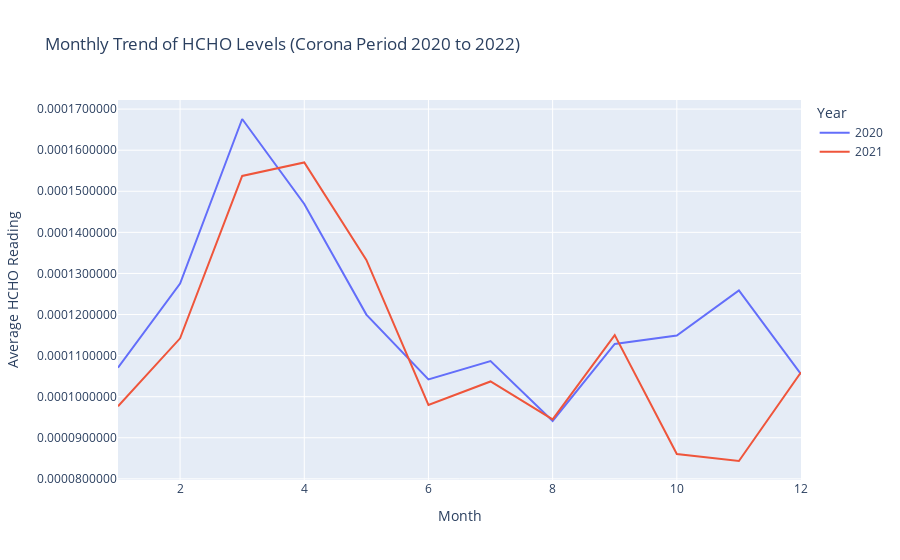

The notebook cell saved with this chart:
### Code cell
# Filter data for the years 2020 to 2022
filtered_data = df[df['Year'].isin([2020,2021])]

# Calculate the mean HCHO for each month and year
monthly_data = filtered_data.groupby(['Year', 'Month'])['HCHO'].mean().reset_index()

# Create an interactive plot
fig = px.line(monthly_data, x='Month', y='HCHO', color='Year', title='Monthly Trend of HCHO Levels (Corona Period 2020 to 2022)',
              labels={'Month': 'Month', 'HCHO': 'Average HCHO Reading', 'Year': 'Year'})

# Format y-axis to display values in standard notation
fig.update_layout(yaxis_tickformat=".10f")

fig.show()

### Figure 1 — Plotly figure (JSON) as saved in the notebook; plotly's stock layout.template omitted (floating-point values rounded to 4 significant figures)
{"data": [{"hovertemplate": "Year=2020<br>Month=%{x}<br>Average HCHO Reading=%{y}<extra></extra>", "legendgroup": "2020", "line": {"color": "#636efa", "dash": "solid"}, "marker": {"symbol": "circle"}, "mode": "lines", "name": "2020", "orientation": "v", "showlegend": true, "type": "scatter", "x": [1, 2, 3, 4, 5, 6, 7, 8, 9, 10, 11, 12], "xaxis": "x", "y": [0.0001071, 0.0001275, 0.0001676, 0.0001469, 0.00012, 0.0001042, 0.0001087, 9.409e-05, 0.0001128, 0.0001149, 0.0001259, 0.0001055], "yaxis": "y"}, {"hovertemplate": "Year=2021<br>Month=%{x}<br>Average HCHO Reading=%{y}<extra></extra>", "legendgroup": "2021", "line": {"color": "#EF553B", "dash": "solid"}, "marker": {"symbol": "circle"}, "mode": "lines", "name": "2021", "orientation": "v", "showlegend": true, "type": "scatter", "x": [1, 2, 3, 4, 5, 6, 7, 8, 9, 10, 11, 12], "xaxis": "x", "y": [9.767e-05, 0.0001142, 0.0001537, 0.000157, 0.0001333, 9.8e-05, 0.0001037, 9.45e-05, 0.000115, 8.605e-05, 8.435e-05, 0.0001059], "yaxis": "y"}], "layout": {"legend": {"title": {"text": "Year"}, "tracegroupgap": 0}, "title": {"text": "Monthly Trend of HCHO Levels (Corona Period 2020 to 2022)"}, "xaxis": {"anchor": "y", "domain": [0, 1], "title": {"text": "Month"}}, "yaxis": {"anchor": "x", "domain": [0, 1], "tickformat": ".10f", "title": {"text": "Average HCHO Reading"}}}}
